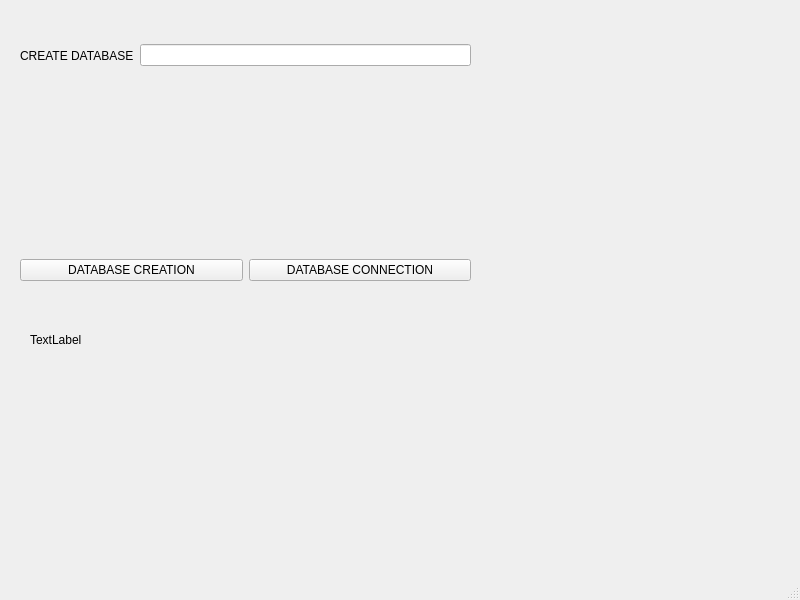
<?xml version="1.0" encoding="UTF-8"?>
<ui version="4.0">
 <class>MainWindow</class>
 <widget class="QMainWindow" name="MainWindow">
  <property name="geometry">
   <rect>
    <x>0</x>
    <y>0</y>
    <width>800</width>
    <height>600</height>
   </rect>
  </property>
  <property name="windowTitle">
   <string>MainWindow</string>
  </property>
  <widget class="QWidget" name="centralwidget">
   <widget class="QWidget" name="horizontalLayoutWidget">
    <property name="geometry">
     <rect>
      <x>20</x>
      <y>20</y>
      <width>451</width>
      <height>71</height>
     </rect>
    </property>
    <layout class="QHBoxLayout" name="horizontalLayout">
     <item>
      <widget class="QLabel" name="label">
       <property name="text">
        <string>CREATE DATABASE</string>
       </property>
      </widget>
     </item>
     <item>
      <widget class="QLineEdit" name="lineEdit"/>
     </item>
    </layout>
   </widget>
   <widget class="QWidget" name="horizontalLayoutWidget_2">
    <property name="geometry">
     <rect>
      <x>20</x>
      <y>230</y>
      <width>451</width>
      <height>80</height>
     </rect>
    </property>
    <layout class="QHBoxLayout" name="horizontalLayout_2">
     <item>
      <widget class="QPushButton" name="pushButton">
       <property name="text">
        <string>DATABASE CREATION</string>
       </property>
      </widget>
     </item>
     <item>
      <widget class="QPushButton" name="pushButton_2">
       <property name="text">
        <string>DATABASE CONNECTION</string>
       </property>
      </widget>
     </item>
    </layout>
   </widget>
   <widget class="QLabel" name="label_2">
    <property name="geometry">
     <rect>
      <x>30</x>
      <y>329</y>
      <width>61</width>
      <height>21</height>
     </rect>
    </property>
    <property name="text">
     <string>TextLabel</string>
    </property>
   </widget>
  </widget>
  <widget class="QMenuBar" name="menubar">
   <property name="geometry">
    <rect>
     <x>0</x>
     <y>0</y>
     <width>800</width>
     <height>18</height>
    </rect>
   </property>
  </widget>
  <widget class="QStatusBar" name="statusbar"/>
 </widget>
 <resources/>
 <connections/>
</ui>
